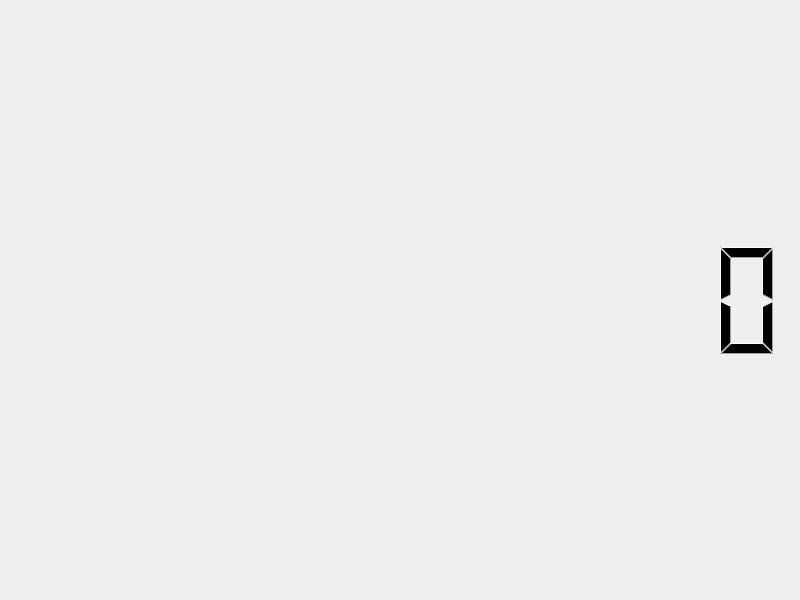
<?xml version="1.0" encoding="UTF-8"?>
<ui version="4.0">
 <class>JahmurDigiClock</class>
 <widget class="QMainWindow" name="JahmurDigiClock">
  <property name="geometry">
   <rect>
    <x>0</x>
    <y>0</y>
    <width>800</width>
    <height>600</height>
   </rect>
  </property>
  <property name="windowTitle">
   <string>JahmurDigiClock</string>
  </property>
  <widget class="QWidget" name="centralwidget">
   <layout class="QHBoxLayout" name="horizontalLayout">
    <item>
     <widget class="QLCDNumber" name="lcdNumber">
      <property name="frameShape">
       <enum>QFrame::NoFrame</enum>
      </property>
      <property name="digitCount">
       <number>12</number>
      </property>
     </widget>
    </item>
   </layout>
  </widget>
  <action name="actionExit">
   <property name="text">
    <string>Exit</string>
   </property>
   <property name="shortcut">
    <string>Ctrl+E</string>
   </property>
  </action>
 </widget>
 <resources/>
 <connections/>
</ui>
